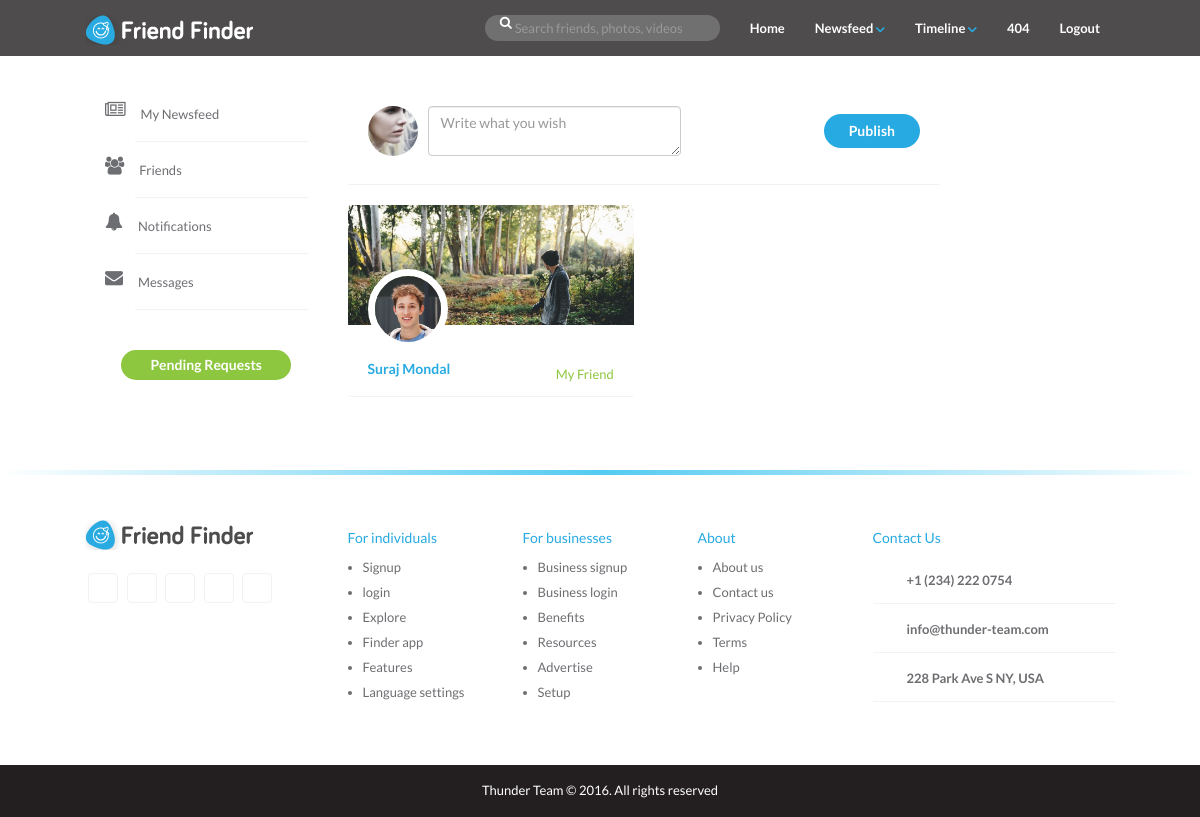
/newsfeed_friends (signed in), run on the app's committed database.
### socialapp/models.py (models this page shows, shortened)
class Friends(models.Model):
    user=models.ForeignKey(User,on_delete=models.CASCADE,related_name='user_id')
    friend=models.ForeignKey(User,on_delete=models.CASCADE,related_name='friend_id')

class User_Personal(models.Model):
    user = models.OneToOneField(User,on_delete=models.CASCADE,)
    dob=models.DateField()
    gender=models.CharField(max_length=50)
    city=models.CharField(max_length=100)
    country=models.CharField(max_length=100)
    profilepic=models.ImageField(upload_to='profile_pics',blank=True)
    about_text=models.TextField(blank=True)

### socialapp/views.py (the view)
# urls.py: path('newsfeed_friends',views.newsfeed_friends,name='newsfeed_friends'),
def newsfeed_friends(request):
    friends_list=Friends.objects.filter(user=request.user)
    return render(request, 'fb_activites/newsfeed-friends.html',{
                                                                 'friends_list':friends_list,
                                                                 'media_url': settings.MEDIA_URL
                                                                 })

### templates/fb_activites/newsfeed-friends.html
{% extends 'socialapp/header.html' %}
{% load staticfiles %}
{% block body %}
<div id="page-contents">
    	<div class="container">
    		<div class="row">
          {%  include 'socialapp/leftsidebar.html'%}
    			<div class="col-md-7">
            <div class="create-post">
            	<div class="row">
            		<div class="col-md-7 col-sm-7">
                  <div class="form-group">
                    <img src="{% static "images/users/user-1.jpg" %}" alt="" class="profile-photo-md" />
                    <textarea name="texts" id="exampleTextarea" cols="30" rows="1" class="form-control" placeholder="Write what you wish"></textarea>
                  </div>
                </div>
            		<div class="col-md-5 col-sm-5">
                  <div class="tools">
                    <ul class="publishing-tools list-inline">
                      <li><a href="#"><i class="ion-compose"></i></a></li>
                      <li><a href="#"><i class="ion-images"></i></a></li>
                      <li><a href="#"><i class="ion-ios-videocam"></i></a></li>
                      <li><a href="#"><i class="ion-map"></i></a></li>
                    </ul>
                    <button class="btn btn-primary pull-right">Publish</button>
                  </div>
                </div>
            	</div>
            </div>
            <div class="friend-list">
            	<div class="row">
                {% for f in friends_list %}
                <div class="col-md-6 col-sm-6">
                  <div class="friend-card">
                  	<img src="{% static "images/covers/5.jpg" %}" alt="profile-cover" class="img-responsive cover" />
                  	<div class="card-info">
                      <img src="{{media_url}}{{f.friend.user_personal.profilepic}}" alt="user" class="profile-photo-lg" />
                      <div class="friend-info">
                        <a href="#" class="pull-right text-green">My Friend</a>
                      	<h5><a href="/see_other_profile/{{ f.friend_id }}" class="profile-link">{{ f.friend.first_name }} {{ f.friend.last_name }}</a></h5>
                      </div>
                    </div>
                  </div>
                </div>
                {% endfor %}
            	</div>
            </div>
          </div>
    		</div>
    	</div>
    </div>
{% include 'socialapp/footer.html' %}
{% endblock %}

### static/css/style.css (style rules this page uses)
html, body { height: 100%; width: 100%; }
body { font-family: 'Lato', sans-serif; line-height: 26px; color: #6d6e71; font-size: 13px; }
h1, h2, h3, h4, h5, h6 { color: #27aae1; }
.text-green { color: #8dc63f; }
.profile-link { font-weight: 600; }
a { color: #27aae1; }
a, a:active, a:focus { outline: none; }
.container { max-width: 1050px; }
#page-contents { padding: 30px 0 50px; }
.btn-primary { background: #27aae1; padding: 7px 25px; border: none; font-size: 14px; border-radius: 4px; color: #fff; position: relative; font-weight: 600; outline: none; border-radius: 30px; }
img.profile-photo-lg { height: 80px; width: 80px; border-radius: 50%; }
img.profile-photo-md { height: 50px; width: 50px; border-radius: 50%; }
ul { padding-left: 15px; }
ul li { list-style-image: url("../images/bullet.png"); }
textarea { -webkit-box-sizing: border-box; -moz-box-sizing: border-box; box-sizing: border-box; width: 100%; }
.form-control { background: #fff; border: 1px solid #f1f2f2; box-shadow: none; border-radius: 4px; color: #939598; width: 100% !important; }
.create-post { width: 100%; min-height: 90px; padding: 20px; margin-bottom: 20px; border-bottom: 1px solid #f1f2f2; }
.create-post .form-group { margin-bottom: 0; display: inline-flex; }
.create-post .form-group .form-control { border: 1px solid #ccc; box-shadow: inset 0 1px 1px rgba(0,0,0,.075); }
.create-post .form-group img.profile-photo-md { margin-right: 10px; }
.create-post .tools { padding: 8px 0 10px; }
.create-post .tools ul.publishing-tools { display: inline-block; text-align:left; margin: 0; padding:5px 0; }
.create-post .tools ul.publishing-tools li a { color: #6d6e71; font-size: 18px; }
.friend-list .friend-card { border-radius: 4px; border-bottom: 1px solid #f1f2f2; overflow: hidden; margin-bottom: 20px; }
.friend-list .friend-card .card-info { padding: 0 20px 10px; }
.friend-list .friend-card .card-info img.profile-photo-lg { margin-top: -60px; border: 7px solid #fff; }

### data on the page
Friends: friend.user_personal.profilepic (picture), friend.first_name "Suraj", friend.last_name "Mondal"
